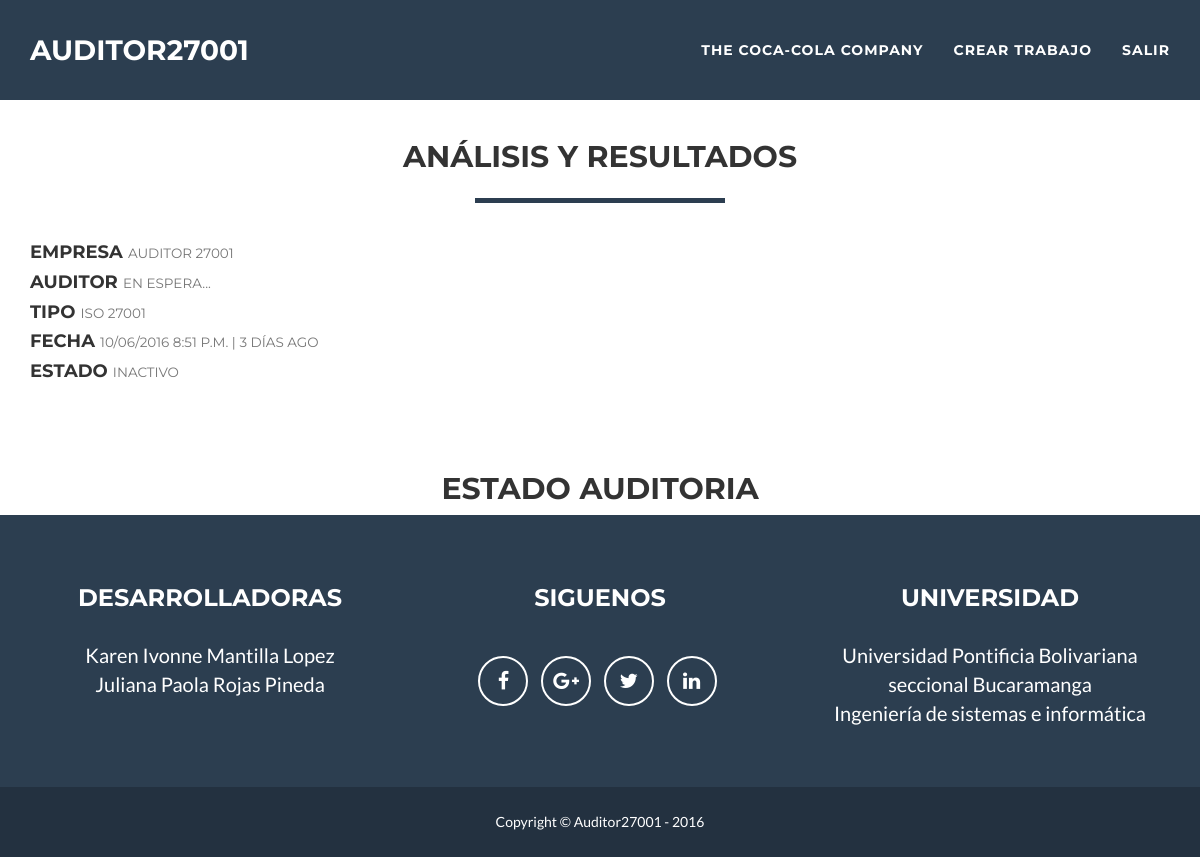
The app's page /muro/ver/12/ (signed in) with its own data.
### muro/models.py (models this page shows, shortened)
class Trabajo(models.Model):
	empresa = models.ForeignKey(User, related_name='usuario_empresa', on_delete=models.CASCADE)
	auditor = models.ForeignKey(User, related_name='usuario_auditor', null=True, blank=True, on_delete=models.CASCADE)
	evaluacion = models.ForeignKey(Evaluacion, related_name='evaluacion', null=True, blank=True)
	preparacion = models.ForeignKey(Evaluacion, related_name='preparacion', null=True, blank=True)
	creacion = models.DateTimeField(auto_now_add=True)
	inicio = models.DateTimeField(null=True, blank=True)
	estado = models.ForeignKey('Estado')
	def getNombreEmpresa(self):
		return self.empresa.first_name
	def getNombreAuditor(self):
		if(self.auditor == None):
			return 'En espera...';
		return self.auditor.first_name

class Estado(models.Model):
	titulo = models.CharField(max_length=120, unique=True)

### evaluacion/models.py (models this page shows, shortened)
class Evaluacion(models.Model):
	creacion = models.DateTimeField(auto_now_add=True)
	actualizacion = models.DateTimeField(auto_now=True)
	certificacion = models.ForeignKey(Certificacion)
	def getNombre(self):
		return self.certificacion.nombre
	def getFecha(self):
		return formats.date_format(self.creacion, "SHORT_DATETIME_FORMAT")

### certificacion/models.py (models this page shows, shortened)
class Certificacion(models.Model):
	nombre = models.CharField(max_length=300, null=True, blank=True)
	tipo = models.ForeignKey('Tipo')
	preparacion = models.ForeignKey('self', null=True, blank=True)

### muro/views.py (the view)
# urls.py: url(r'^(?P<id>\d+)/(?P<formulario>\d+)/$', ver, name="ver"),
def ver(request, id):
	usuario = request.user
	if not usuario.is_authenticated():
		return redirect('raiz:inicio')
	trabajo = Trabajo.objects.get(id=id)
	datos = {
		'trabajo': trabajo,
		'perfil': usuario.perfil.getTipo()
	}
	return render(request, 'trabajo.html', datos)

### usuario/models.py (called while the page is built)
	def getTipo(self):
		return self.tipo.titulo

### muro/templates/trabajo.html (shortened to what this page needs)
{% extends "layout.html" %}
{% load static %}
{% load humanize %}
{% block body %}
<br><br><br><br><br><br>
<div class="row">
    <div class="col-lg-12 text-center">
        <h2>Análisis y resultados</h2>
        <hr class="star-primary">
    </div>
</div>
<h4>Empresa <small>{{ trabajo.getNombreEmpresa }}</small></h4>
<h4>Auditor <small>{{ trabajo.getNombreAuditor }}</small></h4>
<h4>Tipo <small>{{ trabajo.evaluacion.getNombre }}</small></h4>
<h4>Fecha <small>{{ trabajo.evaluacion.getFecha }} | {{ trabajo.evaluacion.creacion|naturaltime }}</small></h4>
<h4>Estado <small>{{ trabajo.estado.titulo }}</small></h4>
<br><br><br>
<div class="row">
    <div class="col-lg-12 text-center">
        <h2>Estado auditoria</h2>
    </div>
</div>
{% endblock body %}

### templates/layout.html (shortened to what this page needs)
{% load static %}
<!DOCTYPE html>
<html lang="es">
<head>
	<link href="{% static 'vendor/bootstrap/css/bootstrap.min.css' %}" rel="stylesheet">
	<link href="{% static 'css/freelancer.css' %}" rel="stylesheet">
	<link href="{% static 'vendor/font-awesome/css/font-awesome.min.css' %}" rel="stylesheet" type="text/css">
</head>
<body id="page-top" class="index">
	<nav id="mainNav" class="navbar navbar-default navbar-fixed-top navbar-custom">
		<div class="container">
			<div class="navbar-header page-scroll">
				<a class="navbar-brand" href="#page-top">Auditor27001</a>
			</div>
			<div class="collapse navbar-collapse" id="bs-example-navbar-collapse-1">
				<ul class="nav navbar-nav navbar-right">
					{% if user.is_authenticated %}
					<li>
						<a href="{% url 'usuario:inicio' %}">{{ user.first_name }} {{ user.last_name }}</a>
					</li>
					{% if user.perfil.getTipo == 'Empresa' %}
					<li>
						<a href="{% url 'muro:crear' %}">Crear trabajo</a>
					</li>
					{% endif %}
					<li>
						<a href="{% url 'usuario:salir_post' %}">Salir</a>
					</li>
					{% else %}
					<li>
						<a href="{% url 'usuario:ingresar' %}">Ingresar</a>
					</li>
					{% endif %}
				</ul>
			</div>
		</div>
	</nav>
<div class='container' style="margin-top: 0px; margin-bottom: 0px;">
	{% block body %}
	{% endblock body %}
</div>
	<footer class="text-center">
		<div class="footer-above">
			<div class="container">
				<div class="row">
					<div class="footer-col col-md-4">
						<h3>Desarrolladoras</h3>
						<p>Karen Ivonne Mantilla Lopez
							<br>Juliana Paola Rojas Pineda </p>
						</div>
						<div class="footer-col col-md-4">
							<h3>Siguenos</h3>
							<ul class="list-inline">
								<li>
									<a href="https://www.facebook.com/" class="btn-social btn-outline"><i class="fa fa-fw fa-facebook"></i></a>
								</li>
								<li>
									<a href="https://www.google.com" class="btn-social btn-outline"><i class="fa fa-fw fa-google-plus"></i></a>
								</li>
								<li>
									<a href="https://twitter.com" class="btn-social btn-outline"><i class="fa fa-fw fa-twitter"></i></a>
								</li>
								<li>
									<a href="https://co.linkedin.com/in/juliana-paola-rojas-pineda-180709128" class="btn-social btn-outline"><i class="fa fa-fw fa-linkedin"></i></a>
								</li>
							</ul>
						</div>
						<div class="footer-col col-md-4">
							<h3>Universidad</h3>
							<p>Universidad Pontificia Bolivariana <br> seccional Bucaramanga <br> Ingeniería de sistemas e informática
							</div>
						</div>
					</div>
				</div>
				<div class="footer-below">
					<div class="container">
						<div class="row">
							<div class="col-lg-12">
								Copyright &copy; Auditor27001 - 2016
							</div>
						</div>
					</div>
				</div>
			</footer>
		</body>
		</html>

### static/css/freelancer.css (style rules this page uses)
body { font-family: 'Lato', 'Helvetica Neue', Helvetica, Arial, sans-serif; overflow-x: hidden; }
p { font-size: 20px; }
a, a:hover, a:focus, a:active, a.active { color: #18BC9C; outline: none; }
h1, h2, h3, h4, h5, h6 { font-family: "Montserrat", "Helvetica Neue", Helvetica, Arial, sans-serif; text-transform: uppercase; font-weight: 700; }
hr.star-light, hr.star-primary { padding: 0; border: none; border-top: solid 5px; text-align: center; max-width: 250px; margin: 25px auto 30px; }
hr.star-light:after, hr.star-primary:after { content: "\f005"; font-family: FontAwesome; display: inline-block; position: relative; top: -0.8em; font-size: 2em; padding: 0 0.25em; }
hr.star-primary { border-color: #2C3E50; }
hr.star-primary:after { background-color: white; color: #2C3E50; }
.navbar-custom { background: #2C3E50; font-family: "Montserrat", "Helvetica Neue", Helvetica, Arial, sans-serif; text-transform: uppercase; font-weight: 700; border: none; }
.navbar-custom .navbar-brand { color: white; }
.navbar-custom .navbar-nav { letter-spacing: 1px; }
.navbar-custom .navbar-nav li a { color: white; }
@media (min-width: 768px) { .navbar-custom { padding: 25px 0; -webkit-transition: padding 0.3s; -moz-transition: padding 0.3s; transition: padding 0.3s; } }
@media (min-width: 768px) { .navbar-custom .navbar-brand { font-size: 2em; -webkit-transition: all 0.3s; -moz-transition: all 0.3s; transition: all 0.3s; } }
footer { color: white; }
footer h3 { margin-bottom: 30px; }
footer .footer-above { padding-top: 50px; background-color: #2C3E50; }
footer .footer-col { margin-bottom: 50px; }
footer .footer-below { padding: 25px 0; background-color: #233140; }
.btn-outline { color: white; font-size: 20px; border: solid 2px white; background: transparent; transition: all 0.3s ease-in-out; margin-top: 15px; }
.btn-social { display: inline-block; height: 50px; width: 50px; border: 2px solid white; border-radius: 100%; text-align: center; font-size: 20px; line-height: 45px; }

### records on screen
Trabajo: getNombreEmpresa "AUDITOR 27001", getNombreAuditor "EN ESPERA...", evaluacion.getNombre "ISO 27001", evaluacion.getFecha "10/06/2016 8:51 P.M.", evaluacion.creacion "3 DÍAS AGO", estado.titulo "INACTIVO"

### other values on screen
{{ user.first_name }} "THE COCA-COLA COMPANY"
